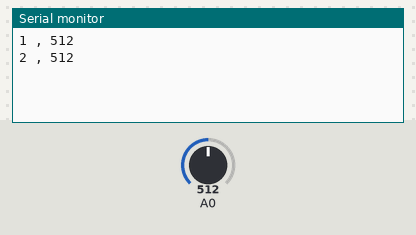
Simulated run of this sketch. Board: Arduino Uno, built with avr-gcc and run on an emulated ATmega328P. Shown: the last lines printed to the serial monitor. The test bench sets the inputs (shaded band); at power-on: A0 = 512.

Above: at 1.8 s.
1.9 s: A0 set to 716
At 2.8 s:
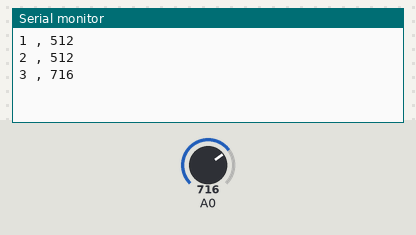
3.4 s: A0 set to 900
At 4.5 s:
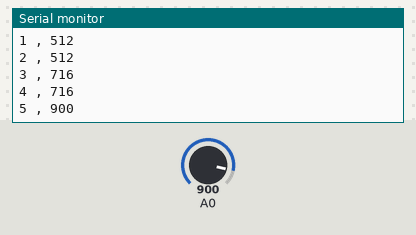
Timing chart, 0 to 6.4 s (numbered marks = the images above; inputs shaded):
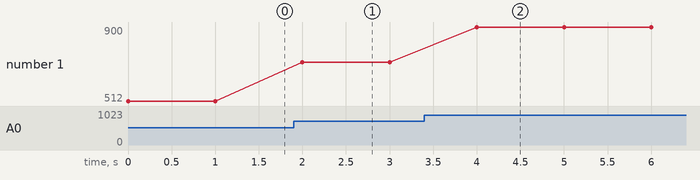

Measured:
- after the input at 1.9 s, the serial monitor: prints a new line after 0.10 s (image 1)
- after the input at 3.4 s, the serial monitor: prints a new line after 0.60 s (image 2)
- plotted number 1: 512 → 716 after the input at 1.9 s, 716 → 900 after the input at 3.4 s

The sketch:

moisture_test-1.ino
```cpp
int counter=0;

void setup() {
  // put your setup code here, to run once:
  Serial.begin(9600);

}

void loop() {
  // put your main code here, to run repeatedly:
  int moisture = analogRead(A0);
  counter= counter+1;
  Serial.print(counter);
  Serial.print(" , ");
  Serial.println(moisture);
  delay(1000);

}
```
